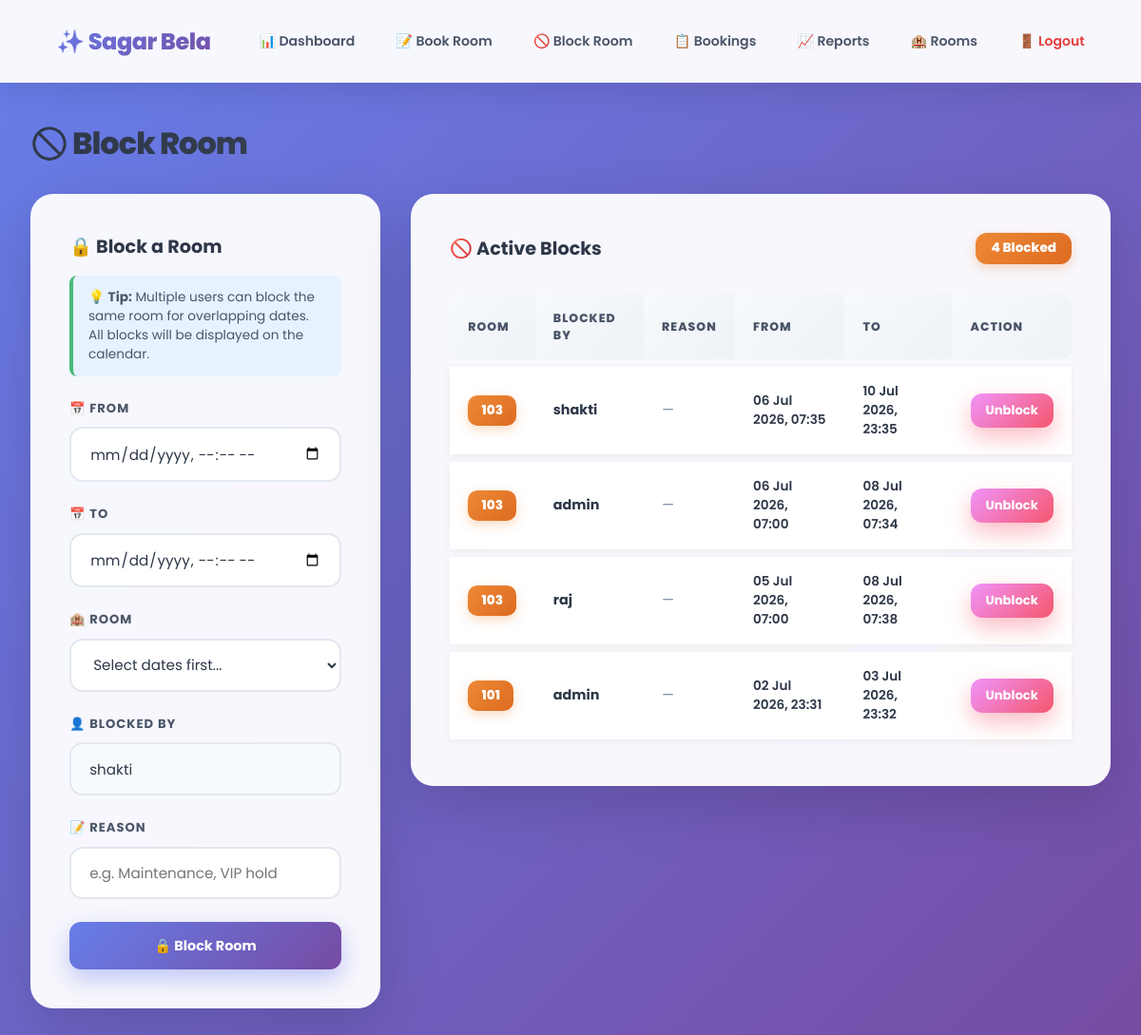
/block (signed in), run on the app's committed database.
### app.py (models this page shows)
class BlockedRoom(db.Model):
    id = db.Column(db.Integer, primary_key=True)
    room_id = db.Column(db.Integer, db.ForeignKey('room.id'), nullable=False, index=True)
    user_id = db.Column(db.Integer, db.ForeignKey('user.id'), nullable=True, index=True)  # New: link to user
    blocked_by = db.Column(db.String(100), nullable=False)  # Keep for display/legacy
    reason = db.Column(db.String(200))
    start_date = db.Column(db.DateTime, nullable=False, index=True)
    end_date = db.Column(db.DateTime, nullable=False, index=True)
    created_at = db.Column(db.DateTime, default=datetime.utcnow)
    room = db.relationship('Room', backref='blocks')
    user = db.relationship('User', backref='blocked_rooms')

class Room(db.Model):
    id = db.Column(db.Integer, primary_key=True)
    number = db.Column(db.String(10), unique=True, nullable=False)
    room_type = db.Column(db.String(50), nullable=False)
    ac_type = db.Column(db.String(10), nullable=False, default='AC')
    price_per_day = db.Column(db.Float, nullable=False)
    bookings = db.relationship('Booking', backref='room', lazy=True)
    monthly_prices = db.relationship('RoomPrice', backref='room', lazy=True, cascade='all, delete-orphan')

### app.py (the view, shortened to what this page needs)
@app.route('/block', methods=['GET', 'POST'])
@login_required
def block_room():
    rooms = Room.query.order_by(Room.number).all()
    blocks = BlockedRoom.query.order_by(BlockedRoom.start_date.desc()).all()
    current_username = session.get('username', 'Unknown')
    return render_template('block.html', rooms=rooms, blocks=blocks, current_username=current_username)

### app.py (called while the page is built)
def login_required(f):
    @wraps(f)
    def decorated(*args, **kwargs):
        if 'user_id' not in session:
            return redirect(url_for('login'))
        return f(*args, **kwargs)
    return decorated

### templates/block.html (shortened to what this page needs)
{% extends "base.html" %}
{% block extra_style %}
<link rel="stylesheet" href="{{ url_for("static", filename="css/block.css") }}">
{% endblock %}
{% block content %}
<h2>🚫 Block Room</h2>
<div class="page-grid">
    <div class="card">
        <h3 style="margin-bottom:1rem; color:#2d3748;">🔒 Block a Room</h3>
        <div style="background:#e6f2ff; border-left:4px solid #48bb78; padding:0.8rem 1rem; margin-bottom:1.5rem; border-radius:8px; font-size:0.85rem; color:#4a5568;">
            💡 <strong>Tip:</strong> Multiple users can block the same room for overlapping dates. All blocks will be displayed on the calendar.
        </div>
        <form method="POST" id="blockForm">
            <div class="form-group">
                <label>📅 From</label>
                <input type="datetime-local" name="start_date" id="start_date" required>
            </div>
            <div class="form-group">
                <label>📅 To</label>
                <input type="datetime-local" name="end_date" id="end_date" required>
            </div>
            <div class="form-group">
                <label>🏨 Room </label>
                <select name="room_id" id="room_select" required>
                    <option value="">Select dates first...</option>
                </select>
            </div>
            <div class="form-group">
                <label>👤 Blocked By</label>
                <input type="text" name="blocked_by" value="{{ current_username }}" readonly style="background:#f7fafc; cursor:not-allowed;" required>
            </div>
            <div class="form-group">
                <label>📝 Reason</label>
                <input type="text" name="reason" placeholder="e.g. Maintenance, VIP hold">
            </div>
            <button type="submit" class="btn btn-primary" style="width:100%; justify-content:center; padding:0.9rem;">🔒 Block Room</button>
        </form>
    </div>
    <div class="card">
        <div style="display:flex; flex-wrap:wrap; justify-content:space-between; align-items:center; gap:0.5rem; margin-bottom:1.5rem;">
            <h3 style="margin:0; color:#2d3748;">🚫 Active Blocks</h3>
            <span style="background:linear-gradient(135deg,#ed8936,#dd6b20); color:white; padding:0.4rem 1rem; border-radius:12px; font-size:0.85rem; font-weight:800; box-shadow:0 4px 12px rgba(237,137,54,0.3);">{{ blocks|length }} Blocked</span>
        </div>
        {% if blocks %}
        <table>
            <thead>
            <tr><th>Room</th><th>Blocked By</th><th>Reason</th><th>From</th><th>To</th><th>Action</th></tr>
            </thead>
            <tbody>
            {% for b in blocks %}
            <tr>
                <td data-label="Room"><span style="background:linear-gradient(135deg,#ed8936,#dd6b20); color:white; padding:0.4rem 0.9rem; border-radius:10px; font-size:0.85rem; font-weight:800; box-shadow:0 4px 12px rgba(237,137,54,0.3);">{{ b.room.number }}</span></td>
                <td data-label="Blocked By" style="font-weight:700; color:#2d3748;">{{ b.blocked_by }}</td>
                <td data-label="Reason" style="color:#718096; font-style:italic;">{{ b.reason or '—' }}</td>
                <td data-label="From" style="font-size:0.85rem; font-weight:600;">{{ b.start_date.strftime('%d %b %Y, %H:%M') }}</td>
                <td data-label="To" style="font-size:0.85rem; font-weight:600;">{{ b.end_date.strftime('%d %b %Y, %H:%M') }}</td>
                <td data-label="Action">
                    <form method="POST" action="/block/delete/{{ b.id }}" style="display:inline;">
                        <button class="btn btn-danger btn-sm" onclick="return confirm('Unblock this room?')">Unblock</button>
                    </form>
                </td>
            </tr>
            {% endfor %}
            </tbody>
        </table>
        {% else %}
        <div style="text-align:center; padding:4rem 2rem;">
            <div style="font-size:4rem; margin-bottom:1rem;">✅</div>
            <p style="color:#718096; font-size:1.2rem; font-weight:600;">No rooms currently blocked</p>
        </div>
        {% endif %}
    </div>
</div>
{% endblock %}

### static/css/base.css (style rules this page uses)
* { margin: 0; padding: 0; box-sizing: border-box; }
body { font-family: 'Poppins', sans-serif; background: linear-gradient(135deg, #667eea 0%, #764ba2 100%); color: #2d3748; min-height: 100vh; }
h2 { font-size: 2rem; font-weight: 800; background: linear-gradient(135deg, #2d3748, #4a5568); -webkit-background-clip: text; -webkit-text-fill-color: transparent; margin-bottom: 1.8rem; letter-spacing: -1px; }
h3 { font-size: 1.2rem; font-weight: 700; color: #2d3748; margin-bottom: 1rem; }
.btn { padding: 0.75rem 1.5rem; border: none; border-radius: 12px; cursor: pointer; font-size: 0.9rem; font-weight: 700; text-decoration: none; display: inline-flex; align-items: center; gap: 0.5rem; transition: transform 0.2s, box-shadow 0.2s; font-family: 'Poppins', sans-serif; }
.btn-primary { background: linear-gradient(135deg, #667eea 0%, #764ba2 100%); color: white; box-shadow: 0 10px 25px rgba(102,126,234,0.4); }
.btn-danger { background: linear-gradient(135deg, #f093fb 0%, #f5576c 100%); color: white; box-shadow: 0 10px 25px rgba(245,87,108,0.4); }
.btn-sm { padding: 0.5rem 1rem; font-size: 0.82rem; }
.card { background: rgba(255, 255, 255, 0.95); backdrop-filter: blur(20px); border-radius: 24px; padding: 2.5rem; box-shadow: 0 20px 60px rgba(0,0,0,0.15); margin-bottom: 2rem; border: 1px solid rgba(255,255,255,0.5); }
.form-group { margin-bottom: 1.5rem; }
.form-group label { display: block; margin-bottom: 0.6rem; font-weight: 700; font-size: 0.82rem; color: #4a5568; text-transform: uppercase; letter-spacing: 1px; }
.form-group input, .form-group select { width: 100%; padding: 0.9rem 1.2rem; border: 2px solid #e2e8f0; border-radius: 14px; font-size: 0.95rem; font-family: 'Poppins', sans-serif; transition: all 0.3s; background: white; color: #2d3748; }
table { width: 100%; border-collapse: separate; border-spacing: 0 0.5rem; }
th, td { padding: 1rem 1.2rem; text-align: left; }
th { background: linear-gradient(135deg, #f7fafc, #edf2f7); font-size: 0.78rem; text-transform: uppercase; letter-spacing: 1px; color: #4a5568; font-weight: 800; border: none; position: sticky; top: 0; }
th:first-child { border-radius: 12px 0 0 12px; }
th:last-child { border-radius: 0 12px 12px 0; }
td { background: white; border: none; font-size: 0.9rem; }
tbody tr { box-shadow: 0 2px 8px rgba(0,0,0,0.05); transition: all 0.2s; }
.page-grid { display: grid; grid-template-columns: 1fr 2fr; gap: 2rem; align-items: start; }

### data on the page
BlockedRoom: room.number "103", blocked_by "shakti", reason "—", start_date "06 Jul 2026, 07:35", end_date "10 Jul 2026, 23:35"
BlockedRoom: room.number "103", blocked_by "admin", reason "—", start_date "06 Jul 2026, 07:00", end_date "08 Jul 2026, 07:34"
BlockedRoom: room.number "103", blocked_by "raj", reason "—", start_date "05 Jul 2026, 07:00", end_date "08 Jul 2026, 07:38"
BlockedRoom: room.number "101", blocked_by "admin", reason "—", start_date "02 Jul 2026, 23:31", end_date "03 Jul 2026, 23:32"

### other printed values
{{ blocks|length }} "4"
